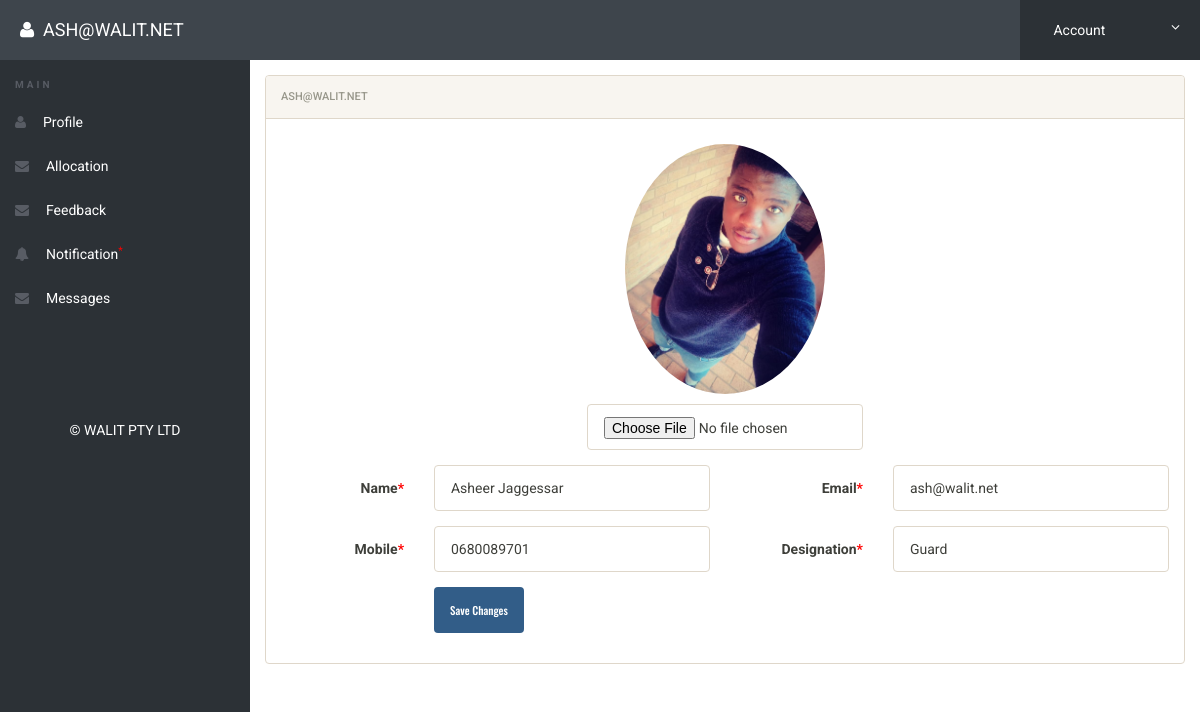
Screenshot of /profile.php (signed in) with the database file from the repository.
### tables this page shows
CREATE TABLE `users` (
  `id` int(11) NOT NULL,
  `name` varchar(50) NOT NULL,
  `email` varchar(50) NOT NULL,
  `password` varchar(50) NOT NULL,
  `gender` varchar(50) NOT NULL,
  `mobile` varchar(50) NOT NULL,
  `designation` varchar(50) NOT NULL,
  `image` varchar(50) NOT NULL,
  `status` int(10) NOT NULL,
  `user_type` enum('guard','manager','admin') NOT NULL DEFAULT 'guard'
);

### profile.php (the view, shortened to what this page needs)
<?php
include('includes/config.php');
if(strlen($_SESSION['alogin'])==0)
	{
header('location:index.php');
}
else{
?>
<!doctype html>
<html lang="en" class="no-js">
<head>
	<link rel="stylesheet" href="css/font-awesome.min.css">
	<link rel="stylesheet" href="css/bootstrap.min.css">
	<link rel="stylesheet" href="css/dataTables.bootstrap.min.css">
	<link rel="stylesheet" href="css/bootstrap-social.css">
	<link rel="stylesheet" href="css/bootstrap-select.css">
	<link rel="stylesheet" href="css/fileinput.min.css">
	<link rel="stylesheet" href="css/awesome-bootstrap-checkbox.css">
	<link rel="stylesheet" href="css/style.css">
</head>
<body>
<?php
		$email = $_SESSION['alogin'];
		$sql = "SELECT * from users where email = (:email);";
		$query = $dbh -> prepare($sql);
		$query-> bindParam(':email', $email, PDO::PARAM_STR);
		$query->execute();
		$result=$query->fetch(PDO::FETCH_OBJ);
?>
	<?php include('includes/header.php');?>
	<div class="ts-main-content">
	<?php include('includes/leftbar.php');?>
		<div class="content-wrapper">
			<div class="container-fluid">
				<div class="row">
					<div class="col-md-12">
						<div class="row">
							<div class="col-md-12">
								<div class="panel panel-default">
									<div class="panel-heading"><?php echo htmlentities($_SESSION['alogin']); ?></div>
									<div class="panel-body">
<form method="post" class="form-horizontal" enctype="multipart/form-data">
<div class="form-group">
	<div class="col-sm-4">
	</div>
	<div class="col-sm-4 text-center">
		<img src="images/<?php echo htmlentities($result->image);?>" style="width:200px; border-radius:50%; margin:10px;">
		<input type="file" name="image" class="form-control">
	</div>
	<div class="col-sm-4">
	</div>
</div>
<div class="form-group">
	<label class="col-sm-2 control-label">Name<span style="color:red">*</span></label>
	<div class="col-sm-4">
	<input type="text" name="name" class="form-control" required value="<?php echo htmlentities($result->name);?>">
	</div>
	<label class="col-sm-2 control-label">Email<span style="color:red">*</span></label>
	<div class="col-sm-4">
	<input type="email" name="email" class="form-control" required value="<?php echo htmlentities($result->email);?>">
	</div>
</div>
<div class="form-group">
	<label class="col-sm-2 control-label">Mobile<span style="color:red">*</span></label>
	<div class="col-sm-4">
	<input type="text" name="mobile" class="form-control" required value="<?php echo htmlentities($result->mobile);?>">
	</div>
	<label class="col-sm-2 control-label">Designation<span style="color:red">*</span></label>
	<div class="col-sm-4">
	<input type="text" name="designation" class="form-control" required value="<?php echo htmlentities($result->designation);?>">
	</div>
</div>
<div class="form-group">
	<div class="col-sm-8 col-sm-offset-2">
		<button class="btn btn-primary" name="submit" type="submit">Save Changes</button>
	</div>
</div>
</form>
									</div>
								</div>
							</div>
						</div>
					</div>
				</div>
			</div>
		</div>
	</div>
</body>
</html>
<?php } ?>

### css/style.css (style rules this page uses)
html { font-size: 14px; }
@media only screen and (min-width: 480px) { html { font-size: 17px; } }
@media only screen and (min-width: 768px) { html { font-size: 14px; } }
body { font-size: 1em; }
.btn { font-family: 'Oswald', sans-serif; }
.panel { overflow: hidden; }
.btn { text-transform: none; }
.ts-main-content .content-wrapper { padding-top: 15px; margin-top: 60px; }
@media only screen and (min-width: 992px) { .ts-main-content .content-wrapper { margin-left: 250px; } }

### rows the page displays
users: image (picture), name "Asheer Jaggessar", email "ash@walit.net", mobile "0680089701", designation "Guard"

### other values shown
$_SESSION['alogin'] "ASH@WALIT.NET"
